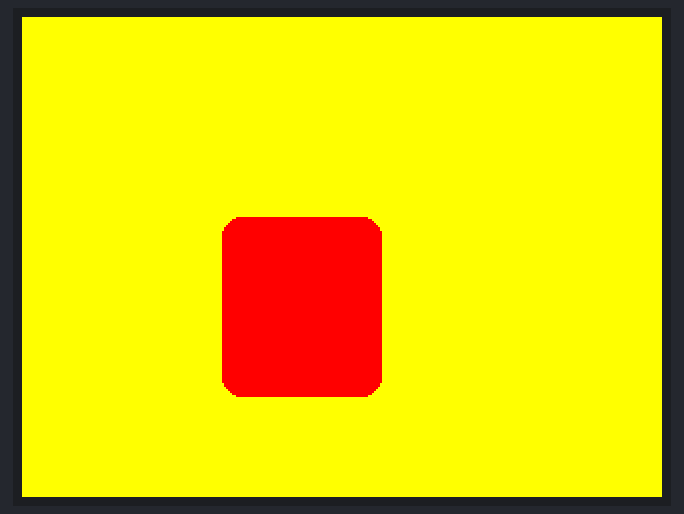
Recording of a sketch running on a simulated ESP32. On the bench: 320×240 colour display.

Above: at 0.3 s.

The sketch:

fill_round_rectangle.ino
```cpp
#include "TFT_eSPI.h" //include TFT LCD library

TFT_eSPI tft; //initialize TFT LCD

void setup() {
  tft.begin(); //start TFT LCD
  tft.setRotation(3); //set screen rotation

  tft.fillScreen(TFT_YELLOW); //fill background
  tft.fillRoundRect(100,100,80,90,10,TFT_RED); //fill round corner rectangle
}

void loop() {
  // put your main code here, to run repeatedly:

}
```
